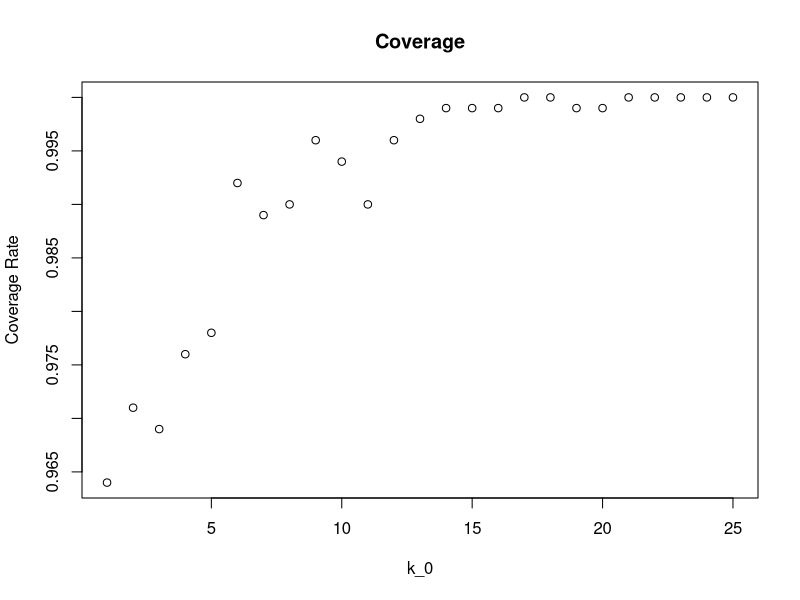
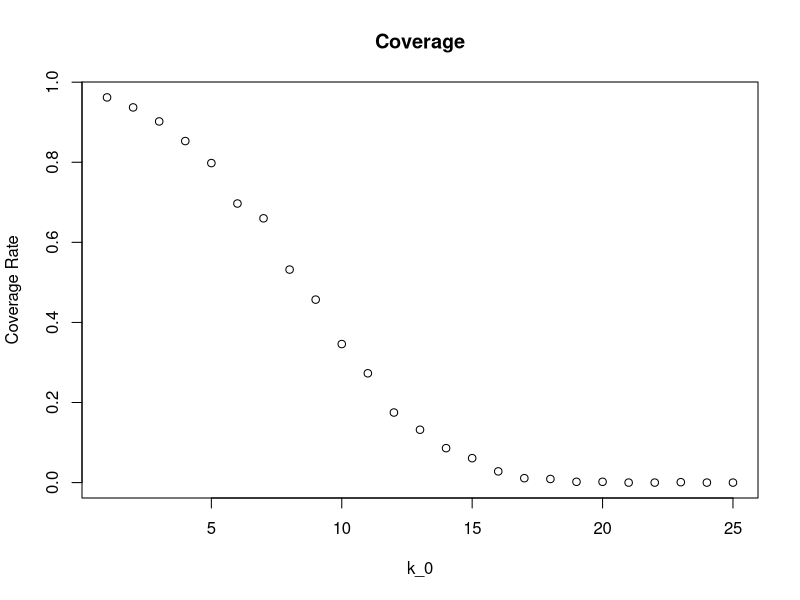

These charts were generated, in order, by the following R code:
## ---- chunk 1
knitr::opts_chunk$set(echo=TRUE, 
                      cache=TRUE, 
                      fig.width=5, 
                      fig.height=5,
                      fig.align='center')
indent1 = '    '      
indent2 = paste(rep(indent1, 2), collapse='')
## ---- chunk 2

freq = vector()
for(k in 1:25){
  count = 0
  for(i in 1:1000){
  y=  rnorm(10, 0, 1)
  y_u = qnorm(.975, ((10 * mean(y)) / (k + 10)), sqrt(1/(k + 10)) )
  y_l = qnorm(.025, ((10 * mean(y)) / (k + 10)), sqrt(1/(k + 10)) )
  if( (0 > y_l) & (y_u > 0) ){
    count = count +1
  }
}
 freq = c(freq, count)
}
ratio = freq/1000
plot(1:25, main = "Coverage",xlab = "k_0", ylab = "Coverage Rate",ratio)



## ---- chunk 3

freq = vector()
for(k in 1:25){
  count = 0
  for(i in 1:1000){
  y=  rnorm(10, 1, 1)
  y_u = qnorm(.975, ((10 * mean(y)) / (k + 10)), sqrt(1/(k + 10)) )
  y_l = qnorm(.025, ((10 * mean(y)) / (k + 10)), sqrt(1/(k + 10)) )
  if( (1 > y_l) & (y_u > 1) ){
    count = count +1
  }
}
 freq = c(freq, count)
}
ratio = freq/1000
plot(1:25, main = "Coverage",xlab = "k_0", ylab = "Coverage Rate",ratio)
## ---- chunk 4
#install.packages("MCMCpack")
library(MCMCpack)
## ---- chunk 5
set.seed(13)

n_sim = 10000 
mc_elect <- rdirichlet( n_sim , c(238, 251, 71))

# simulated probabilities for each candidate
p_PR <- mc_elect[,1] 
p_GO <- mc_elect[,2]
p_RB <- mc_elect[,3]

#find number of times Pat Roberts has more votes than Greg Orman
n_wins_PR <- sum((p_PR > p_GO) == TRUE)

#find win probability

prob_PR_GT_GO <- n_wins_PR/n_sim

prob_PR_GT_GO
## ---- chunk 6
#curve(dbeta(x,40,60))
set.seed(13)
turn_out <- 100000*rbeta(1,40,60)

voters <- round(turn_out)

vote_prob <- rdirichlet(voters, c(282, 295, 46))

#find number of times Greg Orman recieves over 20000 votes
GO_20k <- sum((vote_prob[,2]*voters) >= 20000)
GO_20k

#find probability of George Orman recieving over 20000 votes
p_GO_20k <- GO_20k/voters
p_GO_20k

#find George Ormans probability of winning and recieving over 20000 votes

n_GO_win <- sum((vote_prob[,2] > vote_prob[,1] & vote_prob[,2] > vote_prob[,3]) == TRUE)

win_prob_GO <- n_GO_win/voters
win_prob_GO

#win with over 20000 votes 

win_GT_20k <- win_prob_GO*p_GO_20k
win_GT_20k


## ---- chunk 7
set.seed(13)
p_RB <- vote_prob[,3]
#the difference between GO and PR 
pd_GO_PR <- abs(vote_prob[,2]-vote_prob[,1])

n_RB_GT <- sum(p_RB > pd_GO_PR)
p_RB_GT <- n_RB_GT/voters 

p_RB_GT
